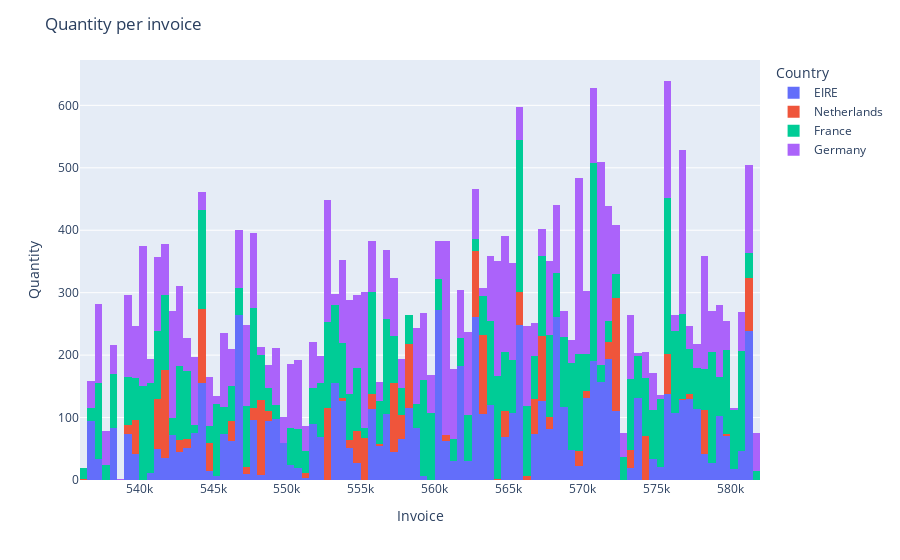

The notebook cell saved with this chart:
### Markdown cell above
## 4. Create a set of interactive histograms showing the distributions of quantity per invoice for the following countries: EIRE, Germany, France, and Netherlands.

### Code cell
#qunatity per invoice in 4 countries

import plotly.express as px

df = data[data.Country.isin(['EIRE', 'Germany', 'France', 'Netherlands'])]
df.head()


fig = px.histogram(df, x=df.InvoiceNo, y= df.Quantity, color=df.Country)


# Edit the layout
fig.update_layout(title='Quantity per invoice',
                   xaxis_title='Invoice',
                   yaxis_title='Quantity')

fig.show()

### Figure 1 — Plotly figure (JSON) as saved in the notebook; plotly's stock layout.template omitted (floating-point values rounded to 4 significant figures; data arrays with more than 128 entries replaced by an {"elided": "..."} marker saying what was removed)
{"data": [{"alignmentgroup": "True", "bingroup": "x", "hoverlabel": {"namelength": 0}, "hovertemplate": "Country=EIRE<br>InvoiceNo=%{x}<br>count of Quantity=%{y}", "legendgroup": "EIRE", "marker": {"color": "#636efa"}, "name": "EIRE", "offsetgroup": "EIRE", "orientation": "v", "showlegend": true, "type": "histogram", "x": {"elided": "7136 int values"}, "xaxis": "x", "y": {"elided": "7136 int values"}, "yaxis": "y"}, {"alignmentgroup": "True", "bingroup": "x", "hoverlabel": {"namelength": 0}, "hovertemplate": "Country=Netherlands<br>InvoiceNo=%{x}<br>count of Quantity=%{y}", "legendgroup": "Netherlands", "marker": {"color": "#EF553B"}, "name": "Netherlands", "offsetgroup": "Netherlands", "orientation": "v", "showlegend": true, "type": "histogram", "x": {"elided": "2322 int values"}, "xaxis": "x", "y": {"elided": "2322 int values"}, "yaxis": "y"}, {"alignmentgroup": "True", "bingroup": "x", "hoverlabel": {"namelength": 0}, "hovertemplate": "Country=France<br>InvoiceNo=%{x}<br>count of Quantity=%{y}", "legendgroup": "France", "marker": {"color": "#00cc96"}, "name": "France", "offsetgroup": "France", "orientation": "v", "showlegend": true, "type": "histogram", "x": {"elided": "8034 int values"}, "xaxis": "x", "y": {"elided": "8034 int values"}, "yaxis": "y"}, {"alignmentgroup": "True", "bingroup": "x", "hoverlabel": {"namelength": 0}, "hovertemplate": "Country=Germany<br>InvoiceNo=%{x}<br>count of Quantity=%{y}", "legendgroup": "Germany", "marker": {"color": "#ab63fa"}, "name": "Germany", "offsetgroup": "Germany", "orientation": "v", "showlegend": true, "type": "histogram", "x": {"elided": "8658 int values"}, "xaxis": "x", "y": {"elided": "8658 int values"}, "yaxis": "y"}], "layout": {"barmode": "relative", "legend": {"title": {"text": "Country"}, "tracegroupgap": 0}, "margin": {"t": 60}, "title": {"text": "Quantity per invoice"}, "xaxis": {"anchor": "y", "domain": [0, 1], "title": {"text": "Invoice"}}, "yaxis": {"anchor": "x", "domain": [0, 1], "title": {"text": "Quantity"}}}}
